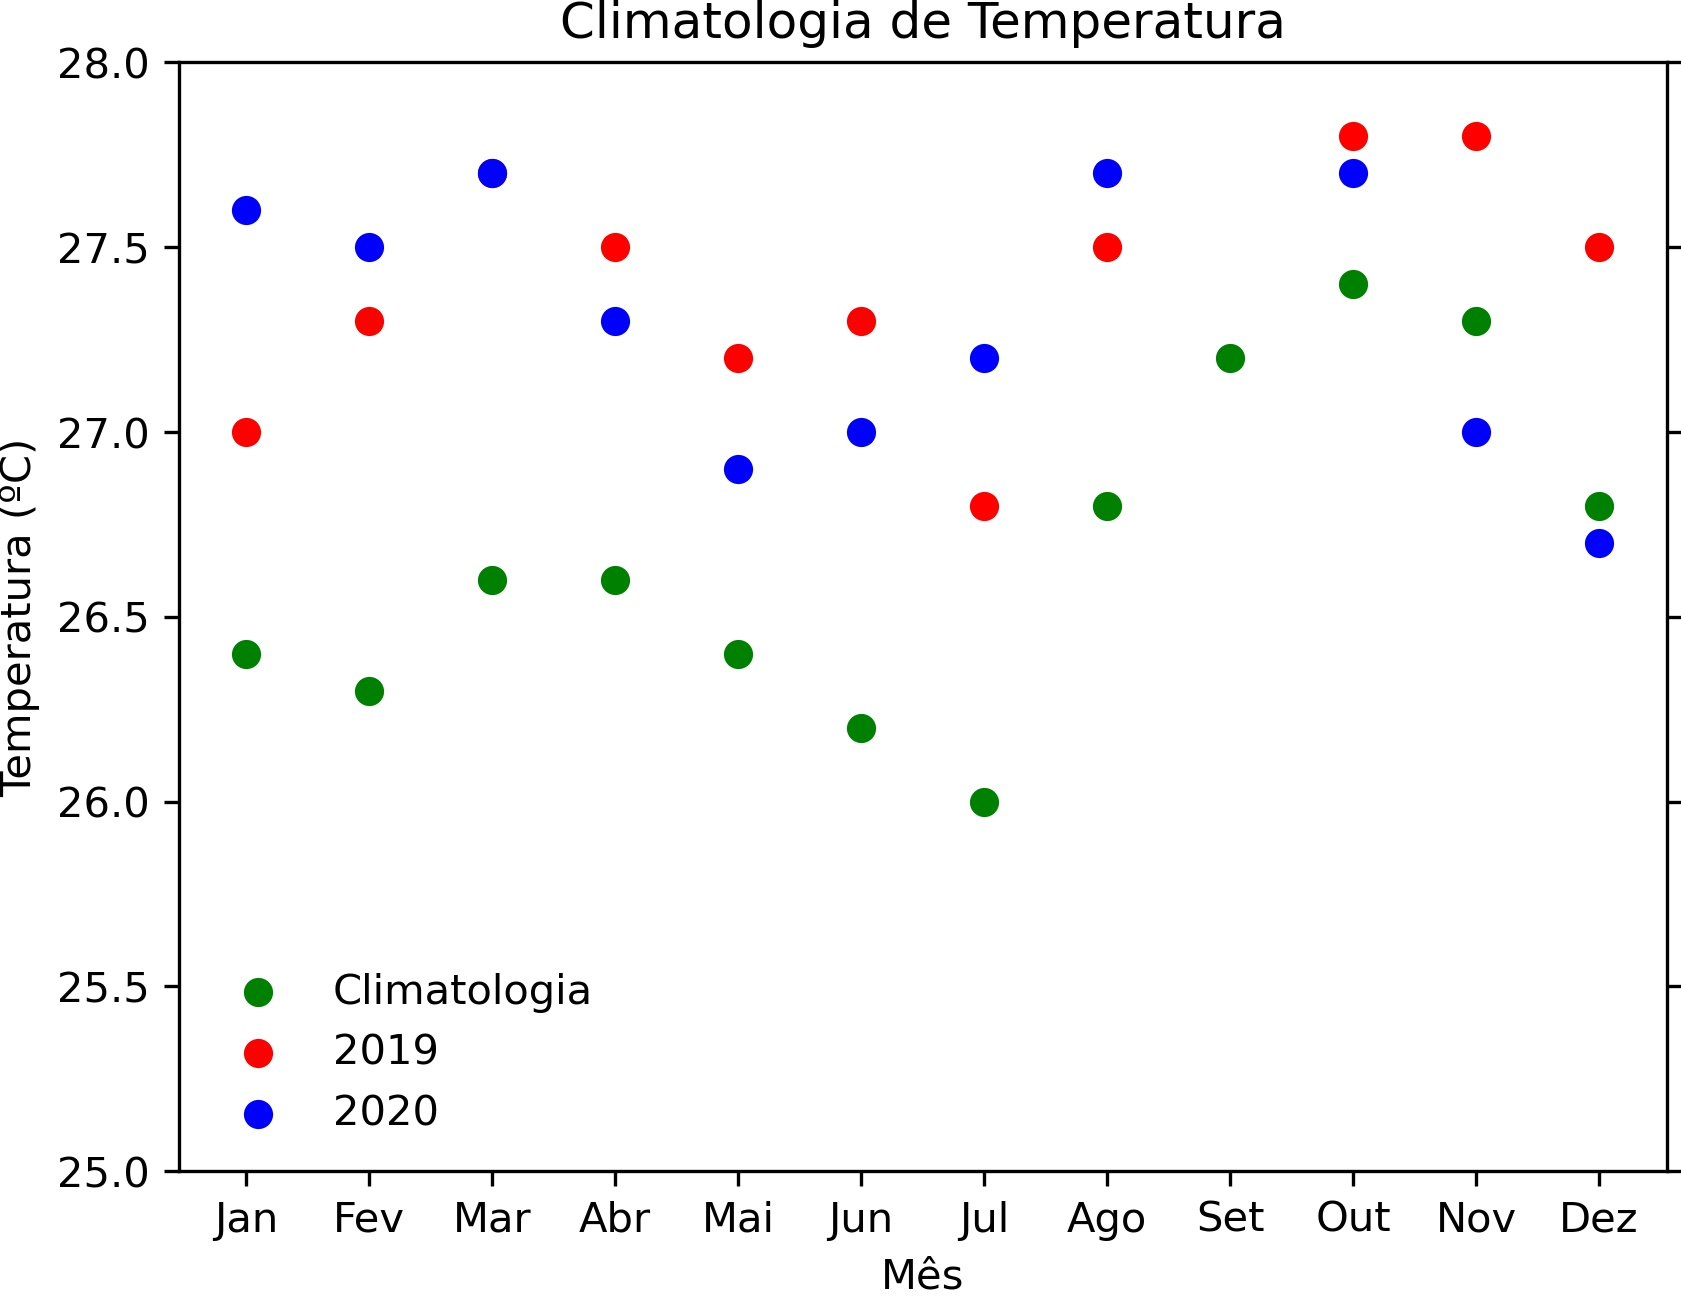

The Python source for this figure:
import pandas as pd
import matplotlib.pyplot as plt

# Abertura do arquivo temperatura.txt com o separador TAB. Adiciona também o 
# título de cada coluna. O arquivo tem formato de 12 linhas por 4 colunas. 
# Utiliza o separador '\t' que quer dizer TAB e cria o título para cada 
# uma das colunas.
df = pd.read_csv('../../dados/texto/temperatura.txt', 
                 sep= '\t', 
                 names=['Mês', 'Climatologia', '2019', '2020'])

x = df['Mês']  # Importa os valores da coluna Mês.
y1 = df['Climatologia']  # Importa os valores da coluna Climatologia.
y2 = df['2019']  # Importa os valores da coluna 2019.
y3 = df['2020']  # Importa os valores da coluna 2020.

fig, ax = plt.subplots()

# Título principal da figura.
plt.title('Climatologia de Temperatura', fontsize=8)

# Formatação do eixo x.
plt.xlabel('Mês', fontsize=8)  # Título do eixo x e o seu tamanho.

# Formatação do eixo y.
plt.ylabel('Temperatura (ºC)', fontsize=8)
plt.ylim(25, 28)
ax.set_yticks(ticks=[25, 25.5, 26, 26.5 , 27, 27.5, 28])
plt.yticks(fontsize=8)
plt.tick_params(axis='y', right=True)

# Plot da figura.
plt.scatter(x, y1, color='green', marker='o', label='Climatologia')
plt.scatter(x, y2, color='red', marker='o', label='2019')
plt.scatter(x, y3, color='blue', marker='o', label='2020')

# Gera a legenda sem borda, define localização e o seu tamanho.
plt.legend(frameon =False, loc='lower left', fontsize=8)

# Salva a figura no formato ".jpg" com dpi=300 e remove espaços excedentes.
plt.savefig('ex01.jpg', transparent=True, dpi=300, bbox_inches='tight', 
             pad_inches=0)